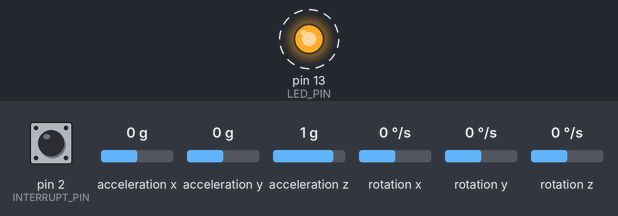
This sketch was run on a simulated Arduino Uno, built with avr-gcc and run on an emulated ATmega328P. Parts: output pins drawn as LEDs (lit = HIGH). Dashed ring = blinking. The inputs (shaded band) are chosen by the test bench; at power-on: pin 2 (INTERRUPT_PIN) LOW, acceleration x 0 g, acceleration y 0 g, acceleration z 1 g, rotation x 0 °/s, rotation y 0 °/s, rotation z 0 °/s. The ROS host is connected and sends only what is stated; the sensor or clock chip raises its interrupt line as the real part does; what the sketch prints to the serial monitor is not drawn.

Above: at 0.7 s.
Timing chart, 0 to 3.5 s (numbered marks = the images above):
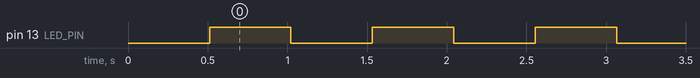

The sketch:

MPU-6050-ROS.ino
```cpp
#include <ros.h>
#include <std_msgs/Float32.h>

#include "I2Cdev.h"
#include "MPU6050_6Axis_MotionApps20.h"

#include "Wire.h"


ros::NodeHandle nh;

std_msgs::Float32 yaw_msg;
ros::Publisher pub_yaw("Yaw", &yaw_msg);

MPU6050 mpu;


#define INTERRUPT_PIN 2  // use pin 2 on Arduino Uno & most boards
#define LED_PIN 13 // (Arduino is 13, Teensy is 11, Teensy++ is 6)
bool blinkState = false;

// MPU control/status vars
bool dmpReady = false;  // set true if DMP init was successful
uint8_t mpuIntStatus;   // holds actual interrupt status byte from MPU
uint8_t devStatus;      // return status after each device operation (0 = success, !0 = error)
uint16_t packetSize;    // expected DMP packet size (default is 42 bytes)
uint16_t fifoCount;     // count of all bytes currently in FIFO
uint8_t fifoBuffer[64]; // FIFO storage buffer

// orientation/motion vars
Quaternion q;           // [w, x, y, z]         quaternion container
VectorInt16 aa;         // [x, y, z]            accel sensor measurements
VectorInt16 aaReal;     // [x, y, z]            gravity-free accel sensor measurements
VectorInt16 aaWorld;    // [x, y, z]            world-frame accel sensor measurements
VectorFloat gravity;    // [x, y, z]            gravity vector
float euler[3];         // [psi, theta, phi]    Euler angle container
float ypr[3];           // [yaw, pitch, roll]   yaw/pitch/roll container and gravity vector

// packet structure for InvenSense teapot demo
uint8_t teapotPacket[14] = { '$', 0x02, 0,0, 0,0, 0,0, 0,0, 0x00, 0x00, '\r', '\n' };

volatile bool mpuInterrupt = false;     // indicates whether MPU interrupt pin has gone high
void dmpDataReady() {
    mpuInterrupt = true;
}

void setup() {
  // put your setup code here, to run once:

  pinMode(LED_PIN, OUTPUT);
  pinMode(INTERRUPT_PIN, INPUT);

  Wire.begin();
  Serial.begin(115200);

  mpu.initialize();
  Serial.println(mpu.testConnection() ? F("MPU6050 connection successful") : F("MPU6050 connection failed"));


  devStatus = mpu.dmpInitialize();
  // supply your own gyro offsets here, scaled for min sensitivity
  mpu.setXGyroOffset(0);
  mpu.setYGyroOffset(0);
  mpu.setZGyroOffset(0);
  mpu.setZAccelOffset(1688); // 1688 factory default for my test chip

  // make sure it worked (returns 0 if so)
  if (devStatus == 0) {
      //Calibration Time: generate offsets and calibrate our MPU6050
      mpu.CalibrateAccel(6);
      mpu.CalibrateGyro(6);
      mpu.PrintActiveOffsets();

      mpu.setDMPEnabled(true);  // turn on the DMP, now that it's ready

      // enable Arduino interrupt detection
      Serial.print(F("Enabling interrupt detection (Arduino external interrupt "));
      Serial.print(digitalPinToInterrupt(INTERRUPT_PIN));
      Serial.println(F(")..."));
      attachInterrupt(digitalPinToInterrupt(INTERRUPT_PIN), dmpDataReady, RISING);
      mpuIntStatus = mpu.getIntStatus();


      dmpReady = true;   // set our DMP Ready flag so the main loop() function knows it's okay to use it

      packetSize = mpu.dmpGetFIFOPacketSize();   // get expected DMP packet size for later comparison

  } else {
      // ERROR!
      // 1 = initial memory load failed
      // 2 = DMP configuration updates failed
      // (if it's going to break, usually the code will be 1)
      Serial.print(F("DMP Initialization failed (code "));
      Serial.print(devStatus);
      Serial.println(F(")"));
  }

  // configure LED for output
  nh.initNode();
  nh.advertise(pub_yaw);

}

long long pub_timer = 0;

void loop() {
  if (!dmpReady) return;

  if (millis() - pub_timer > 500){
    getMPUdata();
    yaw_msg.data = ypr[0] * 180/M_PI;
    nh.spinOnce();

    pub_timer = millis();
  }
 }

void getMPUdata(){

    // read a packet from FIFO
    if (mpu.dmpGetCurrentFIFOPacket(fifoBuffer)) { // Get the Latest packet

        //display Euler angles in degrees
        mpu.dmpGetQuaternion(&q, fifoBuffer);
        mpu.dmpGetGravity(&gravity, &q);
        mpu.dmpGetYawPitchRoll(ypr, &q, &gravity);
        Serial.print("ypr\t");
        Serial.print(ypr[0] * 180/M_PI);
        Serial.print("\t");
        Serial.print(ypr[1] * 180/M_PI);
        Serial.print("\t");
        Serial.println(ypr[2] * 180/M_PI);

        // blink LED to indicate activity
        blinkState = !blinkState;
        digitalWrite(LED_PIN, blinkState);
    }

}
```

Measured:
- by itself, pin 13 (LED_PIN): alternates HIGH for 0.51 s and LOW for 0.51 s
